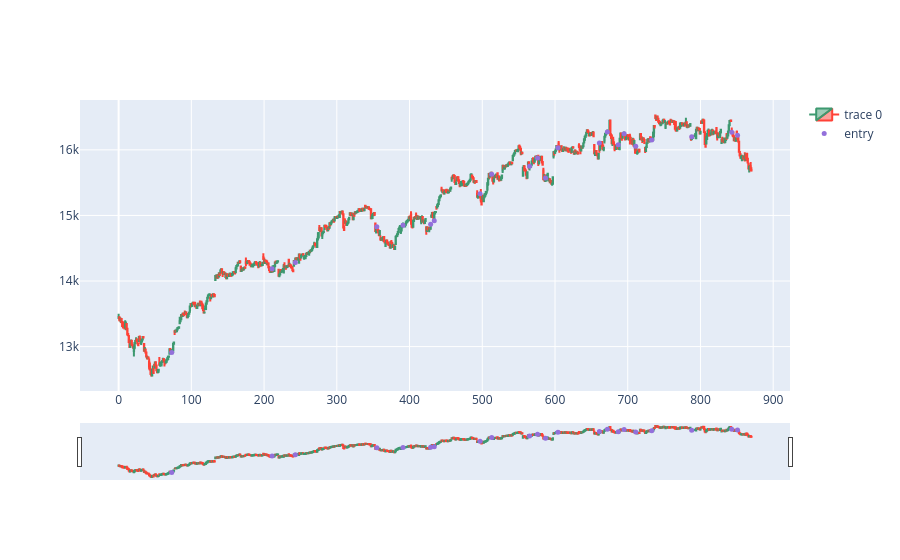

Here is the notebook cell this chart was saved with:
### Code cell
import plotly.graph_objects as go
from plotly.subplots import make_subplots
from datetime import datetime
st=1100
# dfpl = df[st:st+350]
dfpl = df
#dfpl.reset_index(inplace=True)
fig = go.Figure(data=[go.Candlestick(x=dfpl.index,
                open=dfpl['Open'],
                high=dfpl['High'],
                low=dfpl['Low'],
                close=dfpl['Close'])])

fig.add_scatter(x=dfpl.index, y=dfpl['pointpos'], mode="markers",
                marker=dict(size=5, color="MediumPurple"),
                name="entry")

fig.show()

### Figure 1 — Plotly figure (JSON) as saved in the notebook; plotly's stock layout.template omitted (floating-point values rounded to 4 significant figures; data arrays with more than 128 entries replaced by an {"elided": "..."} marker saying what was removed)
{"data": [{"close": {"elided": "871 float values"}, "high": {"elided": "871 float values"}, "low": {"elided": "871 float values"}, "open": {"elided": "871 float values"}, "type": "candlestick", "x": {"elided": "871 int values"}}, {"marker": {"color": "MediumPurple", "size": 5}, "mode": "markers", "name": "entry", "type": "scatter", "x": {"elided": "871 int values"}, "y": {"elided": "871 float values"}}], "layout": {}}
